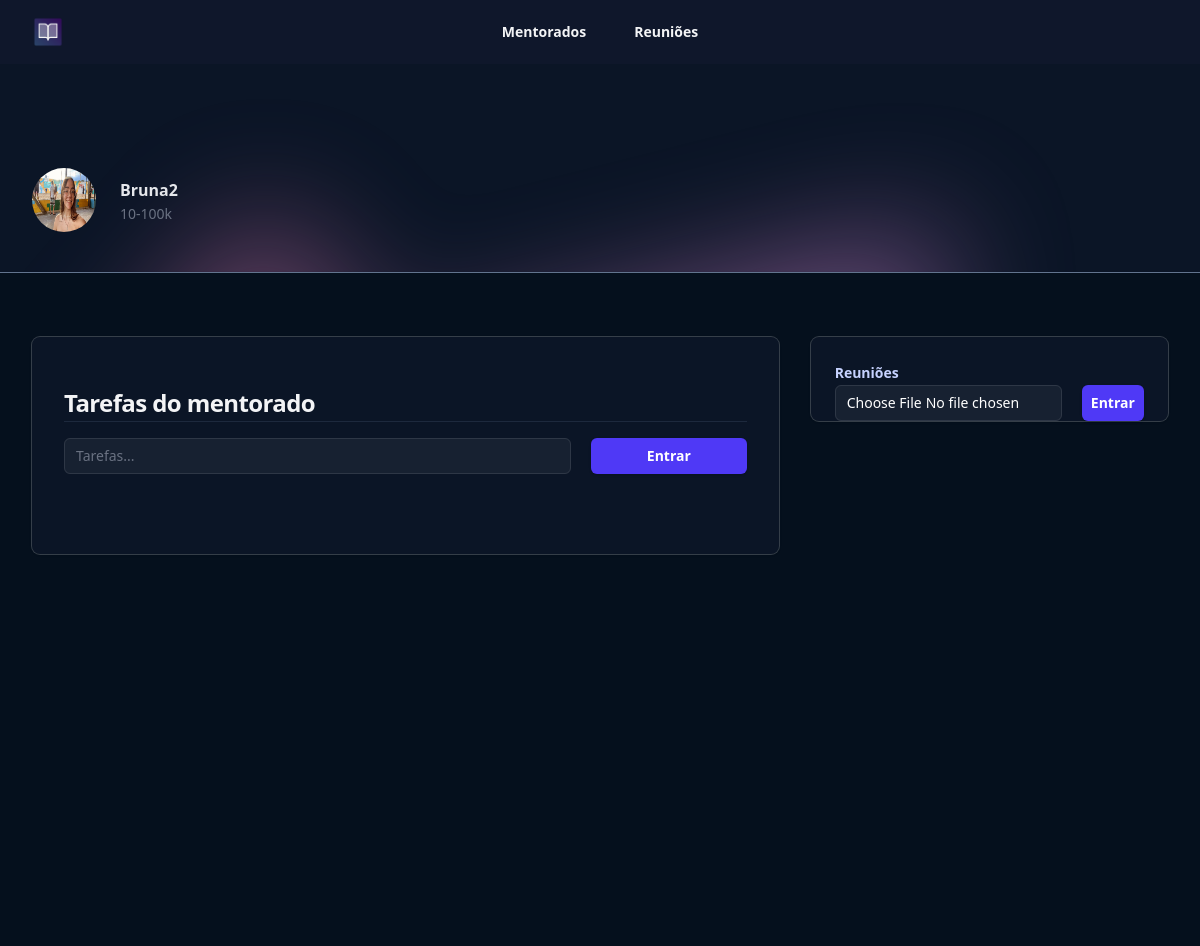
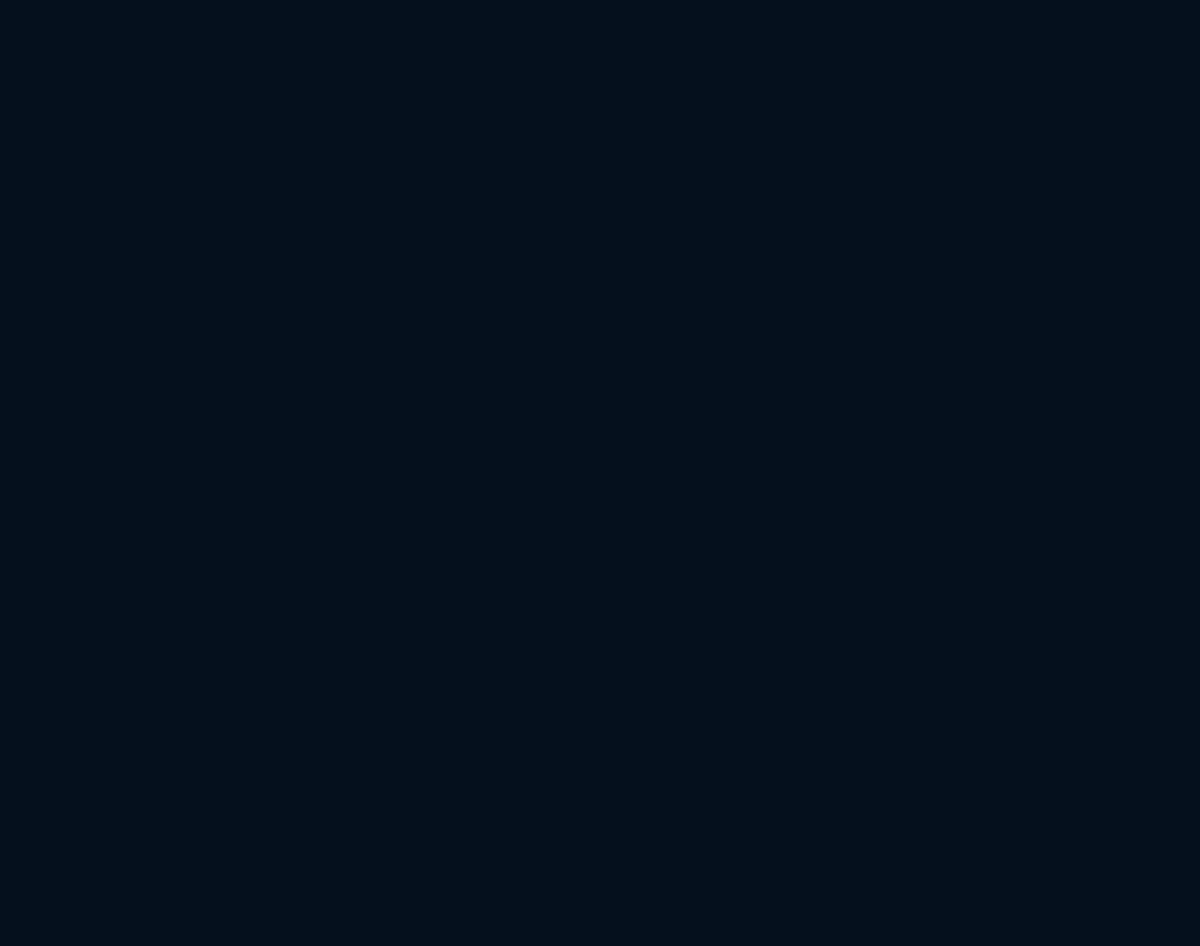
The app's page /mentorados/tarefa/5 (signed in) with its own data (2 pictures, top to bottom).
### mentorados/models.py (models this page shows, shortened)
class Mentorados(models.Model):
    estagio_choices = (
        ('E1', '10-100k'),
        ('E2', '100-1KK'),
    )
    nome = models.CharField(max_length=256)
    foto = models.ImageField(upload_to='fotos', null=True, blank=True)
    estagio = models.CharField(max_length=2, choices=estagio_choices)
    navigator = models.ForeignKey(Navigators, null=True, blank=True, on_delete=models.CASCADE)
    user = models.ForeignKey(User, on_delete=models.CASCADE) # mentor
    criado_em = models.DateField(auto_now_add=True)
    token = models.CharField(max_length=16, null=True, blank=True)
    def __str__(self):
        return self.nome

### mentorados/views.py (the view, shortened to what this page needs)
# urls.py: path('tarefa/<int:id>', views.tarefa, name='tarefa'),
@login_required
def tarefa(request, id):
    mentorado = Mentorados.objects.get(id=id)
    if mentorado.user != request.user:
        raise Http404()
    if request.method == 'GET':
        tarefas = Tarefa.objects.filter(mentorado=mentorado)
        videos = Upload.objects.filter(mentorado=mentorado)
        return render(request, 'tarefa.html', {'mentorado': mentorado, 'tarefas': tarefas, 'videos':videos})
    return redirect(f'/mentorados/tarefa/{mentorado.id}')

### mentorados/templates/tarefa.html (shortened to what this page needs)
{% extends "base.html" %}
{% load static %}
{% block 'body' %}
<header class="bg-slate-900">
    <nav class="flex items-center justify-between p-4 lg:px-8" aria-label="Global">
      <div class="flex lg:flex-1">
        <a href="#" class="-m-1.5 p-1.5">
          <img class="h-8 w-auto" src="{% static 'logo.png' %}" alt="">
        </a>
      </div>
      <div class="hidden lg:flex lg:gap-x-12">
        <a href="{% url 'mentorados' %}" class="text-sm/6 font-semibold text-gray-100">Mentorados</a>
        <a href="{% url 'reunioes' %}" class="text-sm/6 font-semibold text-gray-100">Reuniões</a>
      </div>
    </nav>
  </header>
  <main>
    <header class="relative isolate pt-16 bg-[#0b1526] border-b-1 border-slate-500">
      <div class="absolute inset-0 -z-10 overflow-hidden" aria-hidden="true">
        <div class="absolute left-16 top-full -mt-16 transform-gpu opacity-50 blur-3xl xl:left-1/2 xl:-ml-80">
          <div class="aspect-[1154/678] w-[72.125rem] bg-gradient-to-br from-[#FF80B5] to-[#9089FC]" style="clip-path: polygon(100% 38.5%, 82.6% 100%, 60.2% 37.7%, 52.4% 32.1%, 47.5% 41.8%, 45.2% 65.6%, 27.5% 23.4%, 0.1% 35.3%, 17.9% 0%, 27.7% 23.4%, 76.2% 2.5%, 74.2% 56%, 100% 38.5%)"></div>
        </div>
        <div class="absolute inset-x-0 bottom-0 h-px bg-gray-900/5"></div>
      </div>
      <div>
      <div class="mx-auto max-w-7xl px-4 py-10 sm:px-6 lg:px-8 ">
        <div class="mx-auto flex max-w-2xl items-center justify-between gap-x-8 lg:mx-0 lg:max-w-none">
          <div class="flex items-center gap-x-6">
            <img src="{{mentorado.foto.url}}" alt="" class="size-16 flex-none rounded-full ring-1 ring-gray-900/10">
            <h1>
              <div class="mt-1 text-base font-semibold text-gray-200">{{mentorado}}</div>
              <div class="text-sm/6 text-gray-500">{{mentorado.get_estagio_display}}</div>
            </h1>
          </div>
          </div>
        </div>
      </div>
    </header>
    <div class="bg-[#05101d] min-h-screen">
        <div class="mx-auto max-w-7xl px-4 py-16 sm:px-6 lg:px-8">
        <div class="mx-auto grid max-w-2xl grid-cols-1 grid-rows-1 items-start gap-x-8 gap-y-8 lg:mx-0 lg:max-w-none lg:grid-cols-3">
            <div class="lg:col-start-3 lg:row-end-1 ">
            <div class="rounded-lg shadow-sm ring-1 ring-white/20 bg-[#0b1526]">
                <dl class="flex flex-wrap">
                <div class="flex-auto px-6 pt-6">
                    <p class="text-sm/6 font-semibold text-indigo-200">Reuniões</p>
                    <div class="grid grid-cols-4 gap-5">
                        <div class="col-span-3">
                          <form action="{% url 'upload' mentorado.id %}" method="POST" enctype='multipart/form-data'>{% csrf_token %}
                            <input type="file" name="video" required class="block w-full rounded-md bg-white/5 px-3 py-1.5 text-base text-white outline outline-1 -outline-offset-1 outline-white/10 placeholder:text-gray-500 focus:outline focus:outline-2 focus:-outline-offset-2 focus:outline-indigo-500 sm:text-sm/6">
                        </div>
                        <div>
                            <button type="submit" class="flex w-full justify-center cursor-pointer rounded-md bg-indigo-600 px-3 py-1.5 text-sm/6 font-semibold text-white shadow-sm hover:bg-indigo-500 focus-visible:outline focus-visible:outline-2 focus-visible:outline-offset-2 focus-visible:outline-indigo-600">Entrar</button>
                        </div>
                    </div>
                </div>
            </div>
            </div>
            <div class="-mx-4 px-4 py-8 shadow-sm  sm:mx-0 sm:rounded-lg sm:px-8 sm:pb-14 lg:col-span-2 lg:row-span-2 lg:row-end-2 xl:px-16 xl:pb-20 xl:pt-16 ring-1 ring-white/20 bg-[#0b1526]">
                <h2 class="mt-4 text-2xl/9 font-bold tracking-tight text-gray-100">Tarefas do mentorado</h2>
                <hr class="border-px border-slate-800">
                <div class="grid grid-cols-4 gap-5 mt-4">
                      <div class="col-span-3">
                        <form action="{% url 'tarefa' mentorado.id %}" method="POST">{% csrf_token %}
                          <input type="text" name="tarefa" autocomplete="email" required class="block w-full rounded-md bg-white/5 px-3 py-1.5 text-base text-white outline outline-1 -outline-offset-1 outline-white/10 placeholder:text-gray-500 focus:outline focus:outline-2 focus:-outline-offset-2 focus:outline-indigo-500 sm:text-sm/6" placeholder="Tarefas...">
                      </div>
                      <div>
                          <button type="submit" class="flex w-full justify-center cursor-pointer rounded-md bg-indigo-600 px-3 py-1.5 text-sm/6 font-semibold text-white shadow-sm hover:bg-indigo-500 focus-visible:outline focus-visible:outline-2 focus-visible:outline-offset-2 focus-visible:outline-indigo-600">Entrar</button>
                      </div>
                </div>
                <br>
            </div>
            </div>
        </div>
        </div>
  </main>
{% endblock 'body' %}

### records on screen
Mentorados: foto (picture), nome "Bruna2", estagio "10-100k"
